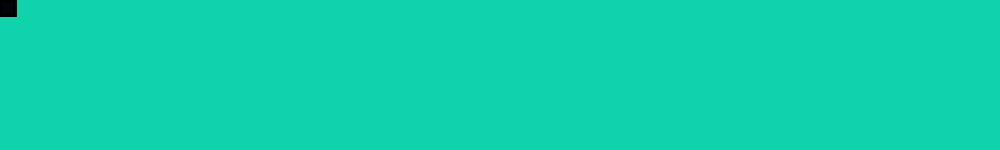
Frame 1 (no input)
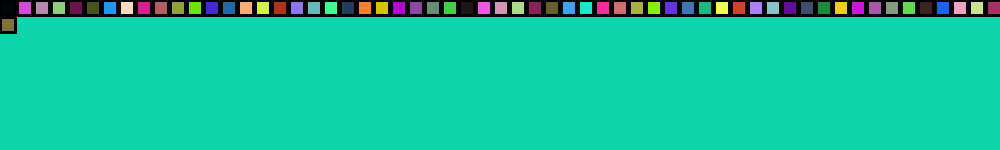
Frame 60 (the mouse pressed at the canvas centre just before this capture)
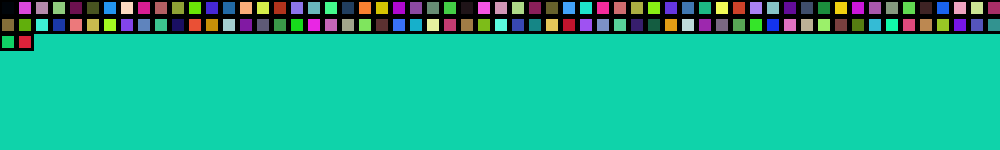
Frame 120 (the mouse held since frame 60 and released just before this capture)

The Processing sketch that drew these frames (run headless with seeded random() and noise(); from frame 60 on, the mouse is pressed at the canvas centre):

// Processing sketch: processing_169426
// ── processing_169426.pde

int l=0;
int k=0;
int a=#00050A;
int m=#DB42D1;
void setup()
{
  background(#0FD3AA);
 size(1000,150);
 }
  void draw()
 {
   frameRate(8);
   fill(a);
   a=a+m;
  strokeWeight(3);
  rect(l,k,15,15);
  l=l+17;
  if (l>width)
  {
    l=0;
    k=k+17;
  }
 }
